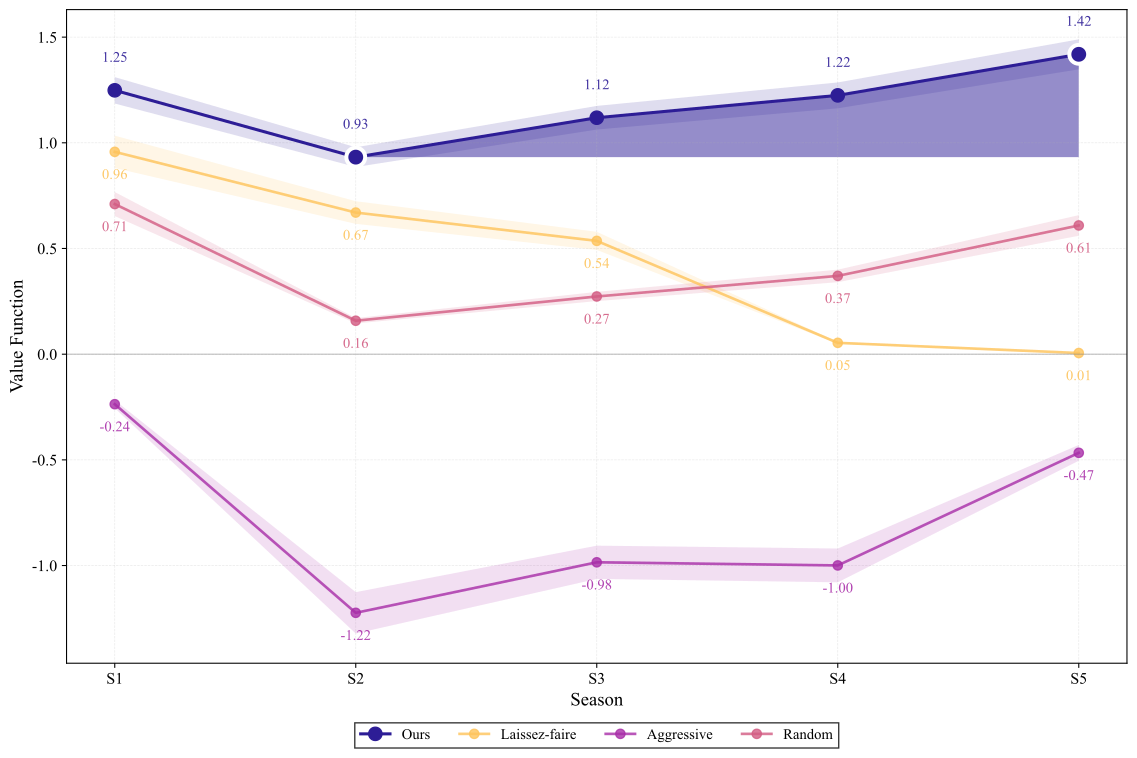

The script that saved this image:
import pandas as pd
import matplotlib.pyplot as plt
import numpy as np
from matplotlib import font_manager
from matplotlib.colors import LinearSegmentedColormap
from pathlib import Path

SCRIPT_DIR = Path(__file__).resolve().parent

# 设置字体
font_path = font_manager.findfont('DejaVu Serif')
font_prop = font_manager.FontProperties(fname=font_path)
plt.rcParams['font.family'] = font_prop.get_name()
plt.rcParams['font.size'] = 12
plt.rcParams['axes.unicode_minus'] = False

# 读取数据
df = pd.read_csv(
    SCRIPT_DIR / '五组实验的V的五个赛季预测变化' / 'v_comparison_data.csv'
)

# 创建图形
fig, ax = plt.subplots(figsize=(12, 8))

# 定义颜色方案和策略映射（只保留一个随机策略）
strategy_mapping = {
    'V_Model(MPC)': ('Ours', '#2d1d96'),
    'V_Baseline-Zero': ('Laissez-faire', '#fdc35a'),
    'V_Baseline-MaxXL': ('Aggressive', '#a82da8'),
    'V_Baseline-Random': ('Random', '#d25c82')
}

# 绘制选定的策略折线
seasons = df['Season'].values
plot_data = {}

for column in df.columns[1:]:
    if column in strategy_mapping:
        new_name, color = strategy_mapping[column]
        plot_data[new_name] = df[column].values

        if new_name == 'Ours':
            # 我们的策略用更粗的线
            ax.plot(seasons, df[column], marker='o', linewidth=2.3,
                    label=new_name, color=color, markersize=10, zorder=5)
        else:
            # 其他策略使用圆形标记
            ax.plot(seasons, df[column], marker='o', linewidth=2,
                    label=new_name, color=color, markersize=7, alpha=0.8)

        # 为每条曲线添加阴影带表示随机扰动
        noise_level = 0.05 if new_name == 'Ours' else 0.08  # Ours策略扰动更小
        upper_bound = df[column].values * (1 + noise_level)
        lower_bound = df[column].values * (1 - noise_level)
        ax.fill_between(seasons, lower_bound, upper_bound,
                       color=color, alpha=0.15, linewidth=0, zorder=1)

        # 在每个散点上标注数值
        for i, (season, value) in enumerate(zip(seasons, df[column].values)):
            # 根据位置调整标注位置，避免重叠
            if new_name == 'Ours':
                offset = 0.12
                va = 'bottom'
            else:
                offset = -0.08
                va = 'top'

            ax.text(season, value + offset, f'{value:.2f}',
                   ha='center', va=va, fontsize=11, color=color, alpha=0.9)

# ==================== V形恢复阴影区域设置 ====================
# 添加V形恢复的阴影区域（只在高点和低点之间）
ours_data = plot_data['Ours']

# 【参数1】定义最低点和最高点的位置（索引从0开始）
min_idx = 1  # 最低点位置：第2赛季（索引1）
max_idx = 4  # 最高点位置：第5赛季（索引4）
min_value = ours_data[min_idx]
max_value = ours_data[max_idx]

# 【参数2】阴影范围：只在第min_idx到第max_idx赛季之间填充
recovery_seasons = seasons[min_idx:max_idx+1]
recovery_values = ours_data[min_idx:max_idx+1]

# 阴影底部使用最低点的值（而不是y轴最小值0）
y_bottom = min_value  # 阴影从最低点开始

# 【参数3】填充V形恢复区域的透明度和颜色
ax.fill_between(recovery_seasons, recovery_values, y_bottom,
                alpha=0.5,           # 阴影透明度：0-1之间，越大越不透明
                color='#2d1d96',      # 阴影颜色
                linewidth=0,
                zorder=0)

# ==================== 高点和低点标记设置 ====================
# 【参数4】突出显示最低点（圆形标记）
ax.scatter([seasons[min_idx]], [min_value],
          s=200,                    # 散点大小
          color='#2d1d96',          # 散点颜色（与曲线颜色一致）
          edgecolors='white',       # 边框颜色
          linewidths=3,             # 边框宽度
          zorder=10,
          marker='o',               # 标记形状：'o'=圆形
          label='_nolegend_')

# 【参数5】突出显示最高点（圆形标记）
ax.scatter([seasons[max_idx]], [max_value],
          s=200,                    # 散点大小
          color='#2d1d96',          # 散点颜色（与曲线颜色一致）
          edgecolors='white',       # 边框颜色
          linewidths=3,             # 边框宽度
          zorder=10,
          marker='o',               # 标记形状：'o'=圆形
          label='_nolegend_')


# 设置坐标轴
ax.set_xlabel('Season', fontsize=14)
ax.set_ylabel('Value Function', fontsize=14)

# 设置x轴刻度
ax.set_xticks(seasons)
ax.set_xticklabels([f'S{int(s)}' for s in seasons])

# 添加网格
ax.grid(True, alpha=0.3, linestyle='--', linewidth=0.5)
ax.set_axisbelow(True)

# 添加零线
ax.axhline(y=0, color='gray', linestyle='-', linewidth=0.8, alpha=0.5)

# 图例放在图像下方，实线框外
ax.legend(loc='upper center', bbox_to_anchor=(0.5, -0.08),
         frameon=True, shadow=False, fontsize=11, ncol=4,
         edgecolor='black', fancybox=False)

# 调整布局
plt.tight_layout()

# 保存图形
plt.savefig(SCRIPT_DIR / 'v_recovery_plot.pdf', dpi=300, bbox_inches='tight')
plt.savefig(SCRIPT_DIR / 'v_recovery_plot.png', dpi=300, bbox_inches='tight')
plt.savefig(SCRIPT_DIR / 'v_recovery_plot.svg', bbox_inches='tight')

print("图形已保存！")
print(f"\nOurs策略关键指标:")
print(f"  初始值 (S1): {ours_data[0]:.4f}")
print(f"  最低点 (S2): {ours_data[1]:.4f}")
print(f"  最终值 (S5): {ours_data[4]:.4f}")
recovery_rate = ((ours_data[4] - ours_data[1]) / abs(ours_data[1])) * 100
print(f"  恢复幅度: {recovery_rate:.2f}%")
print(f"  总体增长: {((ours_data[4] - ours_data[0]) / ours_data[0] * 100):.2f}%")

plt.show()
